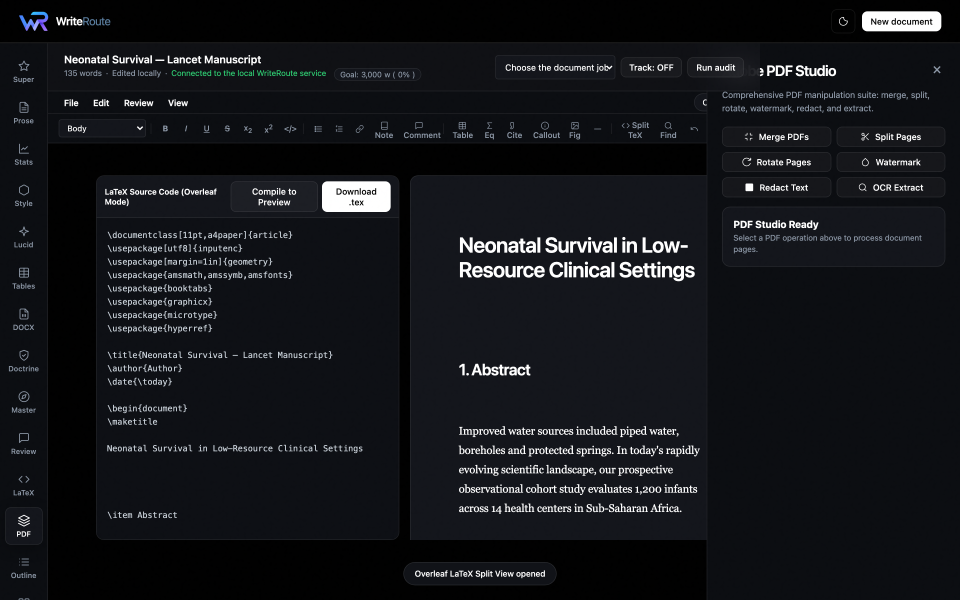
#> input picture assets/adobe_pdf_studio_ui.png, 2880 x 1800 px (shown at 1/3 size); its folder holds only this picture in this run
$ python -i analyzer.py   (imports and definitions only)
#> lines starting #> are read from the running program, lines starting #| are printed output that depends on the picture; after the words box and inside, x2 and y2 are one past the last pixel; in counts of white or black regions, pixels touching at a corner belong together
"""
Image analyzer module for auto-preset detection and image profiling.
"""

from __future__ import annotations
from pathlib import Path
from typing import Any, Dict, Tuple
from PIL import Image
import numpy as np


def analyze_image(image_path: str | Path) -> Dict[str, Any]:
    """
    Analyzes a raster image and extracts visual statistics.
    Returns dictionary with color count, saturation, edge density, B&W tendency, etc.
    """
#> called with image_path = '../assets/adobe_pdf_studio_ui.png'
    image_path = Path(image_path)
    if not image_path.exists():
        raise FileNotFoundError(f"Image file not found: {image_path}")

    with Image.open(image_path) as img:
#> img is the input picture: PIL image 2880x1800 RGB; mean R, G, B 20.6, 22.2, 26
        width, height = img.size
#> width = 2880; height = 1800
        has_alpha_channel = img.mode in ("RGBA", "LA") or (img.mode == "P" and "transparency" in img.info)
#> has_alpha_channel = False

        # Convert to RGBA for uniform processing
        rgba_img = img.convert("RGBA")

        # Color quantize check (sample down for fast analysis)
        thumb = rgba_img.copy()
        thumb.thumbnail((400, 400), Image.Resampling.LANCZOS)

        # Unique colors count in thumbnail
        colors = thumb.getcolors(maxcolors=400 * 400)
#> colors = 2922 items
        unique_colors_count = len(colors) if colors is not None else 500
#> unique_colors_count = 2922

        # Convert thumbnail to numpy array for channel statistics
        arr = np.array(thumb)
        rgb = arr[:, :, :3]
        alpha = arr[:, :, 3]
#> alpha: shape (250, 400); every value is 255

        # Calculate saturation and local chroma. Global average saturation is not
        # sufficient for screenshots: a white application canvas can dominate the
        # mean even when maps, photographs, markers, and controls are colourful.
        r, g, b = rgb[:, :, 0].astype(float), rgb[:, :, 1].astype(float), rgb[:, :, 2].astype(float)
        max_c = np.maximum(np.maximum(r, g), b)
        min_c = np.minimum(np.minimum(r, g), b)
        delta = max_c - min_c
        saturation = np.zeros_like(delta, dtype=float)
        np.divide(delta, max_c, out=saturation, where=max_c > 0)
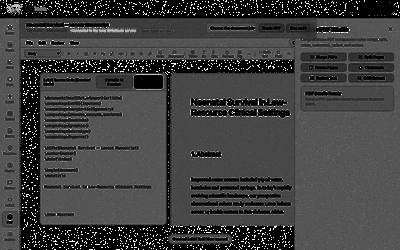
#> saturation: shape (250, 400) float64; min 0, max 1, mean 0.253
        visible = alpha >= 32
#> visible: shape (250, 400) bool; every value is 1
        visible_count = max(1, int(np.count_nonzero(visible)))
#> visible_count = 100000
        avg_saturation = float(np.mean(saturation[visible])) if np.any(visible) else 0.0
#> avg_saturation = 0.253
        saturation_p95 = float(np.percentile(saturation[visible], 95)) if np.any(visible) else 0.0
#> saturation_p95 = 0.4

        chromatic = visible & (delta >= 16) & (saturation >= 0.10)
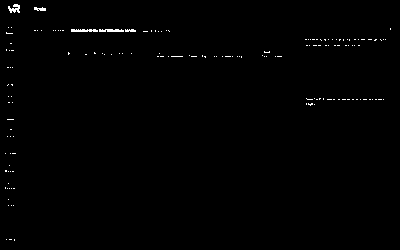
#> chromatic: shape (250, 400) bool; 0.57% white in thin lines or dots
        strongly_chromatic = visible & (delta >= 28) & (saturation >= 0.20)
#> strongly_chromatic: shape (250, 400) bool; 0.21% white in thin lines or dots, all inside (x1, y1, x2, y2) = (8, 5, 136, 32)
        chromatic_pixel_ratio = float(np.count_nonzero(chromatic) / visible_count)
#> chromatic_pixel_ratio = 0.00573
        strong_chroma_ratio = float(np.count_nonzero(strongly_chromatic) / visible_count)
#> strong_chroma_ratio = 0.00213
        near_white_ratio = float(np.count_nonzero(visible & (min_c >= 240)) / visible_count)
#> near_white_ratio = 0.00569
        near_dark_ratio = float(np.count_nonzero(visible & (max_c <= 64)) / visible_count)
#> near_dark_ratio = 0.929

        # Logos and compact illustrations may contain thousands of antialiased or
        # gradient colours while still being well represented by a small palette.
        # Measure that compressibility directly instead of treating sampled colour
        # cardinality as scene complexity.
        quantized_16 = thumb.convert("RGB").quantize(
            colors=16,
            method=Image.Quantize.MEDIANCUT,
            dither=Image.Dither.NONE,
        ).convert("RGB")
        quantized_rgb = np.asarray(quantized_16, dtype=np.float32)
        rgb_error = rgb.astype(np.float32) - quantized_rgb
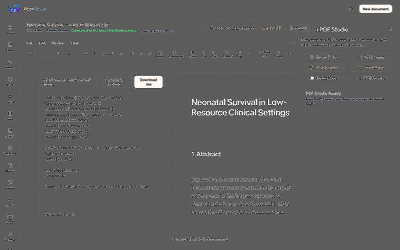
#> rgb_error: shape (250, 400, 3) float32; mean R, G, B 2.1, 2, 2; drawn with min black and max white
        palette_rmse_16 = float(
            np.sqrt(np.mean(np.square(rgb_error[visible])))
        ) if np.any(visible) else 0.0
#> palette_rmse_16 = 14.65

        # Count only materially populated hue groups so anti-aliasing noise does not
        # invent colour evidence. This is a contradiction guard, not segmentation.
        hue_cluster_count = 0
        if np.any(chromatic):
            hue = np.asarray(thumb.convert("HSV"))[:, :, 0]
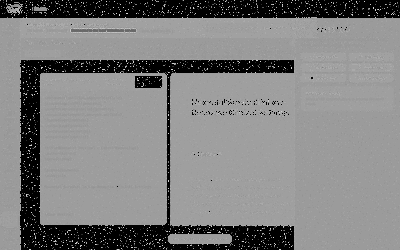
#> hue: shape (250, 400); min 0, max 212, mean 127.6
            hue_counts = np.bincount((hue[chromatic] // 16).astype(np.intp), minlength=16)
#> hue_counts = [0, 0, 0, 0, 0, 0, 148, 12, 7, 374, 22, 10, 0, 0, 0, 0]
            minimum_cluster = max(4, int(np.count_nonzero(chromatic) * 0.025))
#> minimum_cluster = 14
            hue_cluster_count = int(np.count_nonzero(hue_counts >= minimum_cluster))
#> hue_cluster_count = 3

        # A source is monochrome only when global and local evidence agree. This
        # prevents a mostly-white colour screenshot from ever entering binary mode.
        colour_contradiction = (
            chromatic_pixel_ratio >= 0.005
            or strong_chroma_ratio >= 0.002
            or saturation_p95 >= 0.16
            or hue_cluster_count >= 2
        )
#> colour_contradiction = True
        is_monochrome = avg_saturation < 0.08 and not colour_contradiction
#> is_monochrome = False
        is_low_color = unique_colors_count <= 16
#> is_low_color = False
        transparency_ratio = float(np.mean(alpha < 250))
#> transparency_ratio = 0

        # Estimate edge density / complexity using gradient magnitude
        gray = np.dot(rgb[..., :3], [0.2989, 0.5870, 0.1140])
        gy, gx = np.gradient(gray)
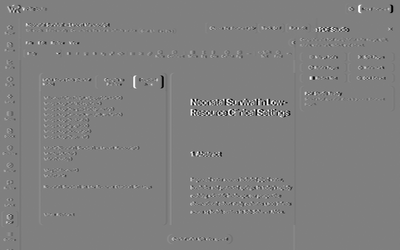
#> gx: shape (250, 400) float64; min -127.5, max 127.5, mean 0; drawn with min black and max white
        grad_mag = np.sqrt(gx**2 + gy**2)
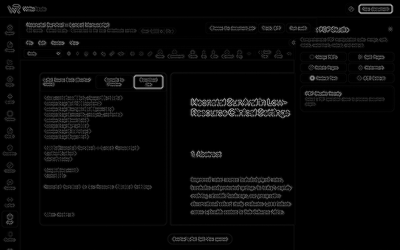
#> grad_mag: shape (250, 400) float64; min 0, max 179.6, mean 7.6
        edge_density = float(np.mean(grad_mag))
#> edge_density = 7.63

        aspect_ratio = width / max(1, height)
#> aspect_ratio = 1.6

        # Large, detailed, mostly opaque sources with either a light application
        # canvas or a broad dark workspace are treated as UI screenshots. Requiring
        # near-white pixels alone misroutes dark creative/research workbenches as
        # gradient artwork.
        is_ui_screenshot = (
            max(width, height) >= 1000
            and unique_colors_count >= 256
            and edge_density >= 4.0
            and transparency_ratio < 0.10
            and (
                near_white_ratio >= 0.20
                or (near_dark_ratio >= 0.35 and aspect_ratio >= 1.20)
            )
        )
#> is_ui_screenshot = True

        # Check pixel-art characteristics (exact sharp blocky grid)
        is_pixel_art = width <= 256 and height <= 256 and unique_colors_count <= 64 and edge_density > 15.0
#> is_pixel_art = False

        # This is deliberately a conservative artwork classifier, not a claim
        # that arbitrary logos can be found inside arbitrary screenshots. It
        # catches bounded, low-edge, palette-compressible logo/icon inputs while
        # leaving detailed and photographic sources on the general routes.
        is_logo_art = (
            not is_ui_screenshot
            and not is_pixel_art
            and 32 <= min(width, height)
            and max(width, height) <= 1600
            and 0.18 <= aspect_ratio <= 6.0
            and edge_density <= 5.0
            and palette_rmse_16 <= 12.0
        )
#> is_logo_art = False

        if is_pixel_art:
            scene_class = "pixel_art"
        elif is_ui_screenshot:
            scene_class = "ui_screenshot"
        elif is_monochrome:
            scene_class = "monochrome"
        elif unique_colors_count <= 24:
            scene_class = "flat_art"
        elif is_logo_art:
            scene_class = "logo_art"
        else:
            scene_class = "colour_art"

        return {
            "width": width,
            "height": height,
            "has_alpha": has_alpha_channel,
            "transparency_ratio": round(transparency_ratio, 4),
            "unique_colors": unique_colors_count,
            "avg_saturation": round(avg_saturation, 4),
            "saturation_p95": round(saturation_p95, 4),
            "chromatic_pixel_ratio": round(chromatic_pixel_ratio, 4),
            "strong_chroma_ratio": round(strong_chroma_ratio, 4),
            "near_white_ratio": round(near_white_ratio, 4),
            "near_dark_ratio": round(near_dark_ratio, 4),
            "hue_clusters": hue_cluster_count,
            "edge_density": round(edge_density, 2),
            "palette_rmse_16": round(palette_rmse_16, 2),
            "is_monochrome": is_monochrome,
            "is_ui_screenshot": is_ui_screenshot,
            "is_logo_art": is_logo_art,
            "is_low_color": is_low_color,
            "is_pixel_art": is_pixel_art,
            "scene_class": scene_class,
            "aspect_ratio": round(aspect_ratio, 2),
            "run_ratio": round(_horizontal_run_ratio(rgba_img), 4),
        }


def _horizontal_run_ratio(image: Image.Image, sample_rows: int = 256) -> float:
    """Return horizontal runs per pixel, measured at native resolution.

    This is a direct predictor of exact-codec cost: the encoder spends one
    rectangle per run, so 0.02 means flat content that encodes cheaply while
    0.6 means photographic texture where nearly every pixel is its own shape.
    It must be measured on native pixels because resampling invents new
    intermediate colours and destroys exactly the runs being counted.
    """
#> called with sample_rows = 256
    pixels = np.asarray(image.convert("RGBA"), dtype=np.uint8)
    height, width = pixels.shape[:2]
#> height = 1800; width = 2880
    if height == 0 or width < 2:
        return 1.0
    if height > sample_rows:
        rows = np.linspace(0, height - 1, sample_rows).astype(int)
#> rows = 256 values from 0 to 1799
        pixels = pixels[rows]
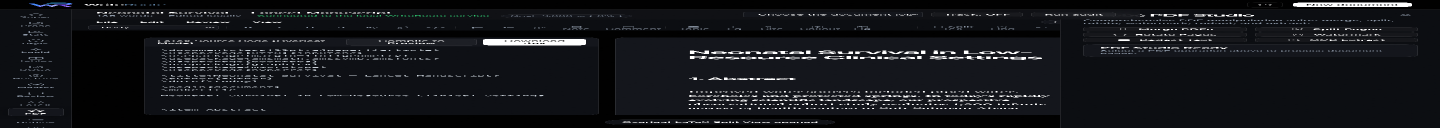
#> pixels: shape (256, 2880, 4) (shown at 1/2 size); mean R, G, B, A 20.4, 22.1, 25.9, 255
    packed = pixels.view(np.uint32).reshape(pixels.shape[0], width)
    changes = int(np.count_nonzero(packed[:, 1:] != packed[:, :-1]))
#> changes = 118521
    runs = changes + pixels.shape[0]
#> runs = 118777
    return float(runs) / float(pixels.shape[0] * width)


# [37 lines left out: function recommend_preset, not called in this run]


#: Scene classes whose pixels are strongly run-compressible. The exact codec
#: encodes flat spans as single rectangles, so on this content bit parity costs
#: little and can compress below the source PNG. Photographic content is the
#: opposite case and is left to Hybrid Parity.
#: Measured horizontal runs per pixel above which exact geometry stops being a
#: competitive representation. Calibrated against the codec probe: flat UI
#: measures well below this and compresses smaller than its source PNG, while
#: photographic content sits far above it.
EXACT_RUN_RATIO_LIMIT = 0.12

_EXACT_FRIENDLY_CLASSES = {
    "ui_screenshot",
    "flat_art",
    "logo_art",
    "monochrome",
    "pixel_art",
}


# [39 lines left out: function recommend_output_contract, not called in this run]

>>> result = analyze_image('../assets/adobe_pdf_studio_ui.png')
#> result = 22 items

$ run again, on assets/auctor_doctrine_ui.png
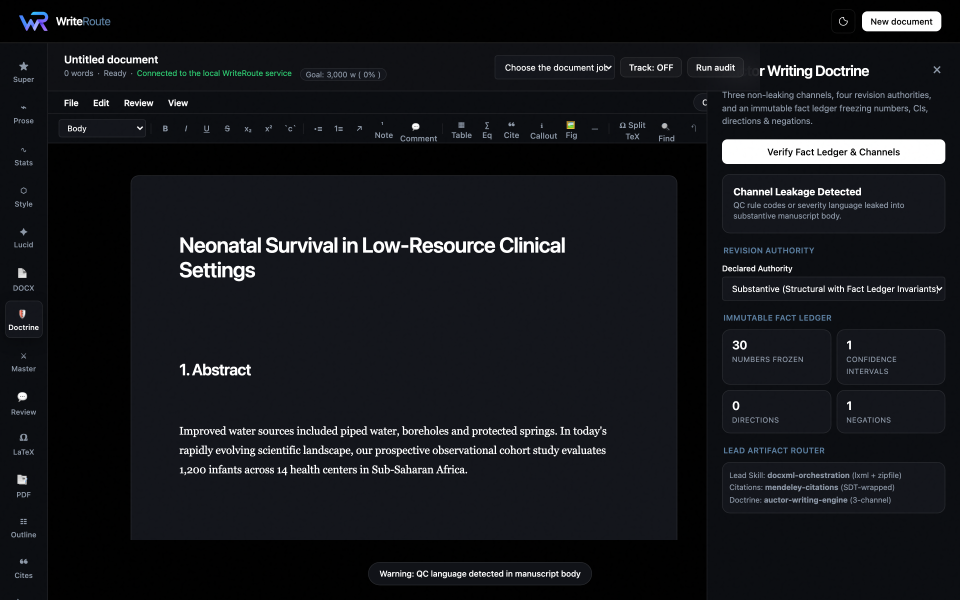
#> input picture assets/auctor_doctrine_ui.png, 2880 x 1800 px (shown at 1/3 size)
#> in analyze_image, img is the input picture: PIL image 2880x1800 RGB; mean R, G, B 21.7, 23.4, 27.3
#> has_alpha_channel = False
#> colors = 2814 items
#> unique_colors_count = 2814
#> alpha: shape (250, 400); every value is 255
#> visible: shape (250, 400) bool; every value is 1
#> visible_count = 100000
#> avg_saturation = 0.242
#> saturation_p95 = 0.409
#> in analyze_image, `chromatic = visible & (delta >= 16) & (saturation >= 0.10)`:
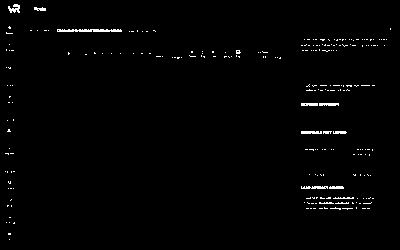
#> chromatic: shape (250, 400) bool; 1.2% white in thin lines or dots
#> strongly_chromatic: shape (250, 400) bool; 0.41% white in thin lines or dots, all inside (x1, y1, x2, y2) = (8, 5, 346, 189)
#> chromatic_pixel_ratio = 0.0124
#> strong_chroma_ratio = 0.00407
#> near_white_ratio = 0.00948
#> near_dark_ratio = 0.931
#> palette_rmse_16 = 22.55
#> hue_counts = [6, 2, 9, 2, 1, 0, 155, 10, 8, 1018, 23, 10, 0, 0, 0, 0]
#> minimum_cluster = 31
#> hue_cluster_count = 2
#> colour_contradiction = True
#> is_monochrome = False
#> transparency_ratio = 0
#> edge_density = 7.16
#> is_ui_screenshot = True
#> is_pixel_art = False
#> in _horizontal_run_ratio, `pixels = pixels[rows]`:
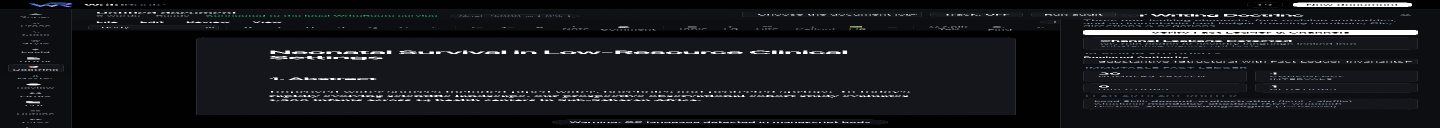
#> pixels: shape (256, 2880, 4) (shown at 1/2 size); mean R, G, B, A 21.8, 23.4, 27.3, 255
#> changes = 116441
#> runs = 116697
#> result = 22 items

$ run again, on assets/authoring_outline_ui.png
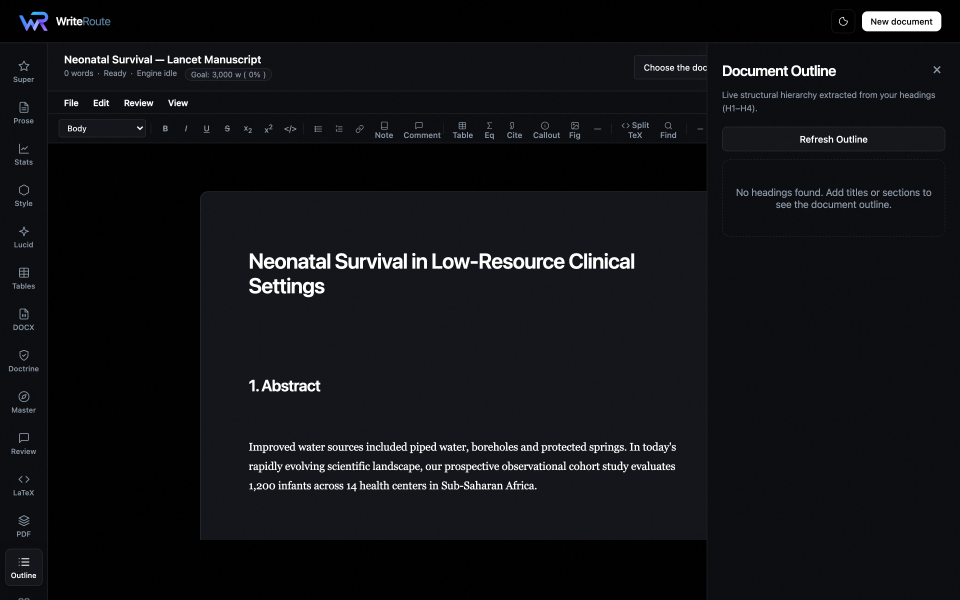
#> input picture assets/authoring_outline_ui.png, 2880 x 1800 px (shown at 1/3 size)
#> in analyze_image, img is the input picture: PIL image 2880x1800 RGB; mean R, G, B 16.7, 18.1, 21.6
#> has_alpha_channel = False
#> colors = 2131 items
#> unique_colors_count = 2131
#> alpha: shape (250, 400); every value is 255
#> visible: shape (250, 400) bool; every value is 1
#> visible_count = 100000
#> avg_saturation = 0.244
#> saturation_p95 = 0.4
#> chromatic: shape (250, 400) bool; 0.4% white in thin lines or dots, all inside (x1, y1, x2, y2) = (5, 4, 391, 223)
#> strongly_chromatic: shape (250, 400) bool; 0.08% white in thin lines or dots, all inside (x1, y1, x2, y2) = (8, 5, 46, 13)
#> chromatic_pixel_ratio = 0.00404
#> strong_chroma_ratio = 0.0008
#> near_white_ratio = 0.00264
#> near_dark_ratio = 0.956
#> palette_rmse_16 = 15.48
#> hue_counts = [0, 0, 0, 0, 0, 0, 0, 0, 7, 365, 22, 10, 0, 0, 0, 0]
#> minimum_cluster = 10
#> hue_cluster_count = 3
#> colour_contradiction = True
#> is_monochrome = False
#> transparency_ratio = 0
#> edge_density = 4.96
#> is_ui_screenshot = True
#> is_pixel_art = False
#> in _horizontal_run_ratio, `pixels = pixels[rows]`:
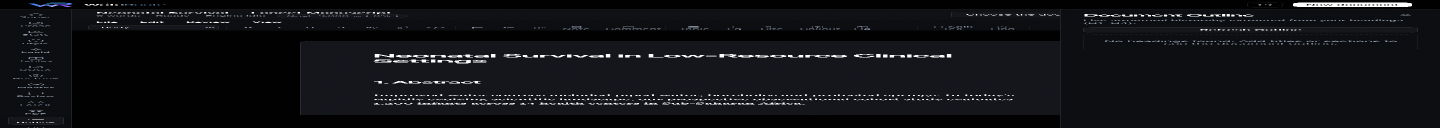
#> pixels: shape (256, 2880, 4) (shown at 1/2 size); mean R, G, B, A 16.5, 17.9, 21.4, 255
#> changes = 108911
#> runs = 109167
#> result = 22 items
